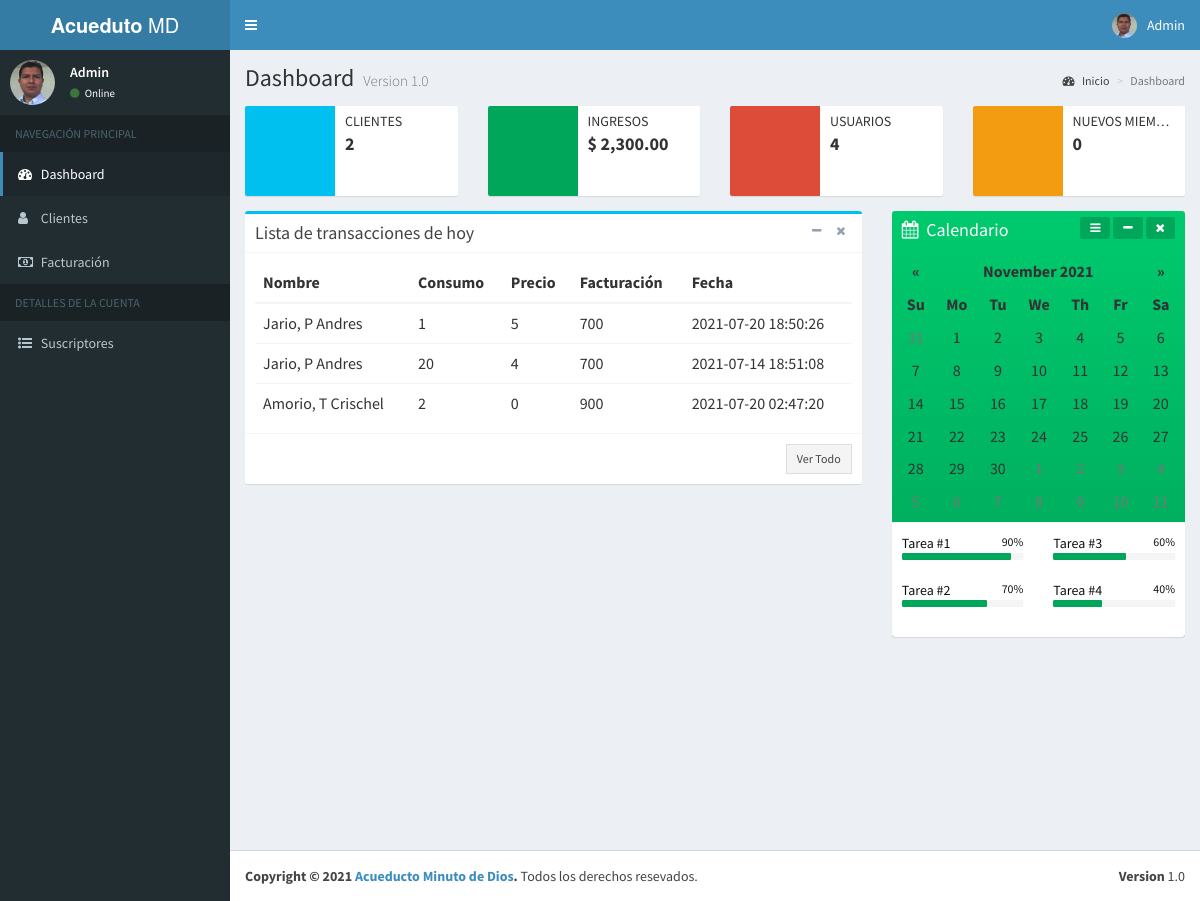
Page /admin/dashboard.php (signed in) on the committed database.
### tables this page shows
CREATE TABLE `tblclientuser` (
  `id` int(10) NOT NULL,
  `username` varchar(50) NOT NULL,
  `password` varchar(60) NOT NULL,
  `clientID` varchar(60) NOT NULL,
  `acc_status` int(11) NOT NULL,
  `role` varchar(100) NOT NULL,
  `created_on` date NOT NULL,
  `name` varchar(100) NOT NULL
);

CREATE TABLE `tblbill` (
  `id` int(10) NOT NULL,
  `cnumber` varchar(20) NOT NULL,
  `prev` varchar(20) NOT NULL,
  `pres` varchar(20) NOT NULL,
  `price` varchar(20) NOT NULL,
  `date` varchar(20) NOT NULL
);

CREATE TABLE `tblclient` (
  `id` int(10) NOT NULL,
  `cnumber` varchar(250) NOT NULL,
  `lname` varchar(60) NOT NULL,
  `fname` varchar(60) NOT NULL,
  `mi` varchar(2) NOT NULL,
  `address` varchar(60) NOT NULL,
  `contact` varchar(15) NOT NULL,
  `created_on` varchar(100) NOT NULL,
  `status` int(11) NOT NULL,
  `meternum` varchar(100) NOT NULL,
  `todate` varchar(100) NOT NULL
);

### admin/includes/session.php (called while the page is built, shortened)
<?php
	include 'conn.php';
	$sql = "SELECT * FROM tblclientuser WHERE id = '".$_SESSION['userid']."'";
	$query = $conn->query($sql);
	$user = $query->fetch_assoc();
?>

### admin/includes/dashboardpage.php (called while the page is built, shortened)
<?php
$sql = "SELECT * FROM tblclient";
$query = $conn->query($sql);
 ?>
 <?php
$sql = "SELECT * FROM tblbill";
$stmt = $conn->query($sql);
$total = 0;
foreach($stmt as $srow){
  $subtotal = $srow['price'];
  $total += $subtotal;
}
 ?>
 <?php
$sql = "SELECT * FROM tblclientuser WHERE created_on=DATE(NOW())";
$newmem = $conn->query($sql);
 ?>
 <?php
$sql = "SELECT * FROM tblclientuser";
$exp = $conn->query($sql);
 ?>

### admin/dashboard.php (the view, shortened to what this page needs)
<?php require_once "includes/header.php";require_once "includes/dashboardpage.php";?>
  <body class="skin-blue sidebar-mini">
    <div class="wrapper">
	 <?php require_once "includes/topNavbar.php";?>
	 <?php require_once "includes/sidebar.php";?>
      <div class="content-wrapper">
        <section class="content-header">
          <h1>
            Dashboard
            <small>Version 1.0</small>
          </h1>
          <ol class="breadcrumb">
            <li><a href="#"><i class="fa fa-dashboard"></i> Inicio</a></li>
            <li class="active">Dashboard</li>
          </ol>
        </section>
        <section class="content">
          <div class="row">
            <div class="col-md-3 col-sm-6 col-xs-12">
              <div class="info-box">
                <span class="info-box-icon bg-aqua"><i class="ion ion-ios-gear-outline"></i></span>
                <div class="info-box-content">
                  <span class="info-box-text">CLIENTES</span>
                  <span class="info-box-number"><?php echo "".$query->num_rows."";?></span>
                </div>
              </div>
            </div>
            <div class="col-md-3 col-sm-6 col-xs-12">
              <div class="info-box">
                <span class="info-box-icon bg-green"><i class="ion ion-ios-cart-outline"></i></span>
                <div class="info-box-content">
                  <span class="info-box-text">INGRESOS</span>
                  <span class="info-box-number"><?php echo "&#36; ".number_format($total, 2)."";?></span>
                </div>
              </div>
            </div>
            <div class="col-md-3 col-sm-6 col-xs-12">
              <div class="info-box">
                <span class="info-box-icon bg-red"><i class="ion ion-ios-person-outline"></i></span>
                <div class="info-box-content">
                  <span class="info-box-text">USUARIOS</span>
                  <span class="info-box-number"><?php echo "".$exp->num_rows."";?></span>
                </div>
              </div>
            </div>
            <div class="col-md-3 col-sm-6 col-xs-12">
              <div class="info-box">
                <span class="info-box-icon bg-yellow"><i class="ion ion-ios-people-outline"></i></span>
                <div class="info-box-content">
                  <span class="info-box-text">Nuevos Miembros</span>
                  <span class="info-box-number"><?php echo "".$newmem->num_rows."";?></span>
                </div>
              </div>
            </div>
          </div>
          <div class="row">
            <div class="col-md-8">
              <div class="box box-info">
                <div class="box-header with-border">
                  <h3 class="box-title">Lista de transacciones de hoy</h3>
                  <div class="box-tools pull-right">
                    <button class="btn btn-box-tool" data-widget="collapse"><i class="fa fa-minus"></i></button>
                    <button class="btn btn-box-tool" data-widget="remove"><i class="fa fa-times"></i></button>
                  </div>
                </div>
                <div class="box-body">
                  <div class="table-responsive">
					<table id="example1" class="table table-hover table no-margin">
                      <thead>
                        <tr>
                         <th>Nombre</th>
                        <th>Consumo</th>
                        <th>Precio</th>
                        <th>Facturación</th>
                        <th>Fecha</th>
                        </tr>
                      </thead>
                      <tbody>
				        <tbody>
				      <?php
                    $sql = "SELECT * FROM tblbill INNER JOIN tblclient ON tblbill.cnumber=tblclient.cnumber";
                    $query = $conn->query($sql);
                    while($row = $query->fetch_assoc()){
                      ?>
                        <tr>
						    <td><?php echo $row['lname'].', '.$row['mi'].' '.$row['fname']; ?>	</td>
							<td><?php echo $row['prev']; ?></td>
							<td><?php echo $row['pres']; ?></td>
							<td><?php echo $row['price']; ?></td>
							<td><?php echo $row['date']; ?></td>
						</tr>
						  <?php
						}
					  ?>
					</tbody>
					</tbody>
                    </table>
                  </div>
                </div>
                <div class="box-footer clearfix">
                  <a href="bill.php" class="btn btn-sm btn-default btn-flat pull-right">Ver Todo</a>
                </div>
              </div>
            </div>
            <div class="col-md-4">
              <div class="box box-solid bg-green-gradient">
                <div class="box-header">
                  <i class="fa fa-calendar"></i>
                  <h3 class="box-title">Calendario</h3>
                  <div class="pull-right box-tools">
                    <div class="btn-group">
                      <button class="btn btn-success btn-sm dropdown-toggle" data-toggle="dropdown"><i class="fa fa-bars"></i></button>
                    </div>
                    <button class="btn btn-success btn-sm" data-widget="collapse"><i class="fa fa-minus"></i></button>
                    <button class="btn btn-success btn-sm" data-widget="remove"><i class="fa fa-times"></i></button>
                  </div>
                </div>
                <div class="box-body no-padding">
                  <div id="calendar" style="width: 100%"></div>
                </div>
                <div class="box-footer text-black">
                  <div class="row">
                    <div class="col-sm-6">
                      <div class="clearfix">
                        <span class="pull-left">Tarea #1</span>
                        <small class="pull-right">90%</small>
                      </div>
                      <div class="progress xs">
                        <div class="progress-bar progress-bar-green" style="width: 90%;"></div>
                      </div>
                      <div class="clearfix">
                        <span class="pull-left">Tarea #2</span>
                        <small class="pull-right">70%</small>
                      </div>
                      <div class="progress xs">
                        <div class="progress-bar progress-bar-green" style="width: 70%;"></div>
                      </div>
                    </div>
                    <div class="col-sm-6">
                      <div class="clearfix">
                        <span class="pull-left">Tarea #3</span>
                        <small class="pull-right">60%</small>
                      </div>
                      <div class="progress xs">
                        <div class="progress-bar progress-bar-green" style="width: 60%;"></div>
                      </div>
                      <div class="clearfix">
                        <span class="pull-left">Tarea #4</span>
                        <small class="pull-right">40%</small>
                      </div>
                      <div class="progress xs">
                        <div class="progress-bar progress-bar-green" style="width: 40%;"></div>
                      </div>
                    </div>
                  </div>
                </div>
              </div>
            </div>
          </div>
        </section>
      </div>
		<?php require_once "includes/footer.php";?>
    </div>
  </body>
</html>

### admin/includes/header.php (shortened to what this page needs)
<?php require_once "session.php";?>
<!DOCTYPE html>
<html>
  <head>
    <link href="../bootstrap/css/bootstrap.min.css" rel="stylesheet" type="text/css" />
    <link href="https://maxcdn.bootstrapcdn.com/font-awesome/4.3.0/css/font-awesome.min.css" rel="stylesheet" type="text/css" />
    <link href="https://code.ionicframework.com/ionicons/2.0.1/css/ionicons.min.css" rel="stylesheet" type="text/css" />
    <link href="../plugins/jvectormap/jquery-jvectormap-1.2.2.css" rel="stylesheet" type="text/css" />
    <link href="../dist/css/AdminLTE.min.css" rel="stylesheet" type="text/css" />
    <link href="../dist/css/skins/_all-skins.min.css" rel="stylesheet" type="text/css" />
	 <link href="../plugins/datatables/dataTables.bootstrap.css" rel="stylesheet" type="text/css" />
    <link href="../plugins/iCheck/flat/blue.css" rel="stylesheet" type="text/css" />
    <link href="../plugins/morris/morris.css" rel="stylesheet" type="text/css" />
    <link href="../plugins/datepicker/datepicker3.css" rel="stylesheet" type="text/css" />
    <link href="../plugins/daterangepicker/daterangepicker-bs3.css" rel="stylesheet" type="text/css" />
    <link href="../plugins/bootstrap-wysihtml5/bootstrap3-wysihtml5.min.css" rel="stylesheet" type="text/css" />
  </head>

### admin/includes/topNavbar.php (shortened to what this page needs)
<header class="main-header">
    <a href="#" class="logo">
      <span class="logo-lg"><b>Acueduto</b> MD</span>
    </a>
    <nav class="navbar navbar-static-top" role="navigation">
      <a href="#" class="sidebar-toggle" data-toggle="offcanvas" role="button">
      </a>
      <div class="navbar-custom-menu">
        <ul class="nav navbar-nav">
          <li class="dropdown user user-menu">
            <a href="#" class="dropdown-toggle" data-toggle="dropdown">
              <img src="../dist/img/user0-128x128.jpg" class="user-image" alt="User Image" />
              <span class="hidden-xs"><?php echo $user['role'];?></span>
            </a>
          </li>
        </ul>
      </div>
    </nav>
  </header>

### admin/includes/sidebar.php
   <aside class="main-sidebar">
     <section class="sidebar">
       <div class="user-panel">
         <div class="pull-left image">
           <img src="../dist/img/user0-128x128.jpg" class="img-circle" alt="User Image" />
         </div>
         <div class="pull-left info">
           <p><?php echo $user['role'];?></p>
           <a href="#"><i class="fa fa-circle text-success"></i> Online</a>
         </div>
       </div>
       <ul class="sidebar-menu">
         <li class="header">NAVEGACIÓN PRINCIPAL</li>
         <li class="active treeview">
           <a href="dashboard.php">
             <i class="fa fa-dashboard"></i> <span>Dashboard</span>
           </a>
         </li>
         <li><a href="clients.php"><i class="fa fa-user"></i> <span>Clientes</span></a></li>
         <li><a href="bill.php"><i class="fa fa-money"></i> <span>Facturación</span></a></li>
<li class="header">DETALLES DE LA CUENTA</li>
         <li><a href="member.php"><i class="fa fa-list-ul" aria-hidden="true"></i> <span>Suscriptores</span></a></li>
       </ul>
     </section>
   </aside>

### admin/includes/footer.php (shortened to what this page needs)
<footer class="main-footer">
        <div class="pull-right hidden-xs">
          <b>Version</b> 1.0
        </div>
        <strong>Copyright &copy; <?php $date = date("Y"); echo $date;?> <a href="#">Acueducto Minuto de Dios</a>.</strong> Todos los derechos resevados.
      </footer>

### rows in the picture
tblclientuser: role "Admin"
tblbill: prev "2", pres "0", tblclient.lname "Amorio", tblclient.mi "T", tblclient.fname "Crischel", price "900", date "2021-07-20 02:47:20"
tblbill: tblclient.lname "Jario", tblclient.mi "P", tblclient.fname "Andres", prev "1", pres "5", price "700", date "2021-07-20 18:50:26"
tblbill: tblclient.lname "Jario", tblclient.mi "P", tblclient.fname "Andres", prev "20", pres "4", price "700", date "2021-07-14 18:51:08"

### other values in the picture
$total "2,300.00"
$exp->num_rows "4"
